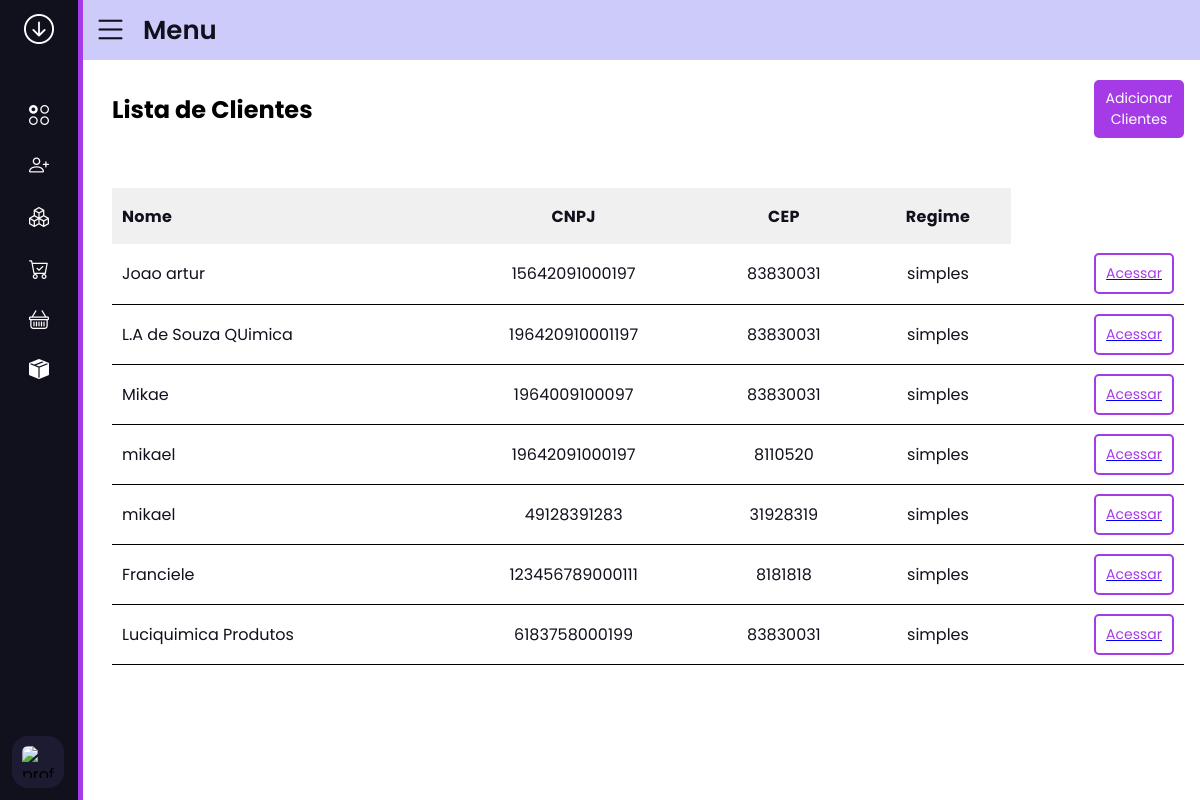
Page /cadastro/clientes/ (signed in) on the earlier database version.
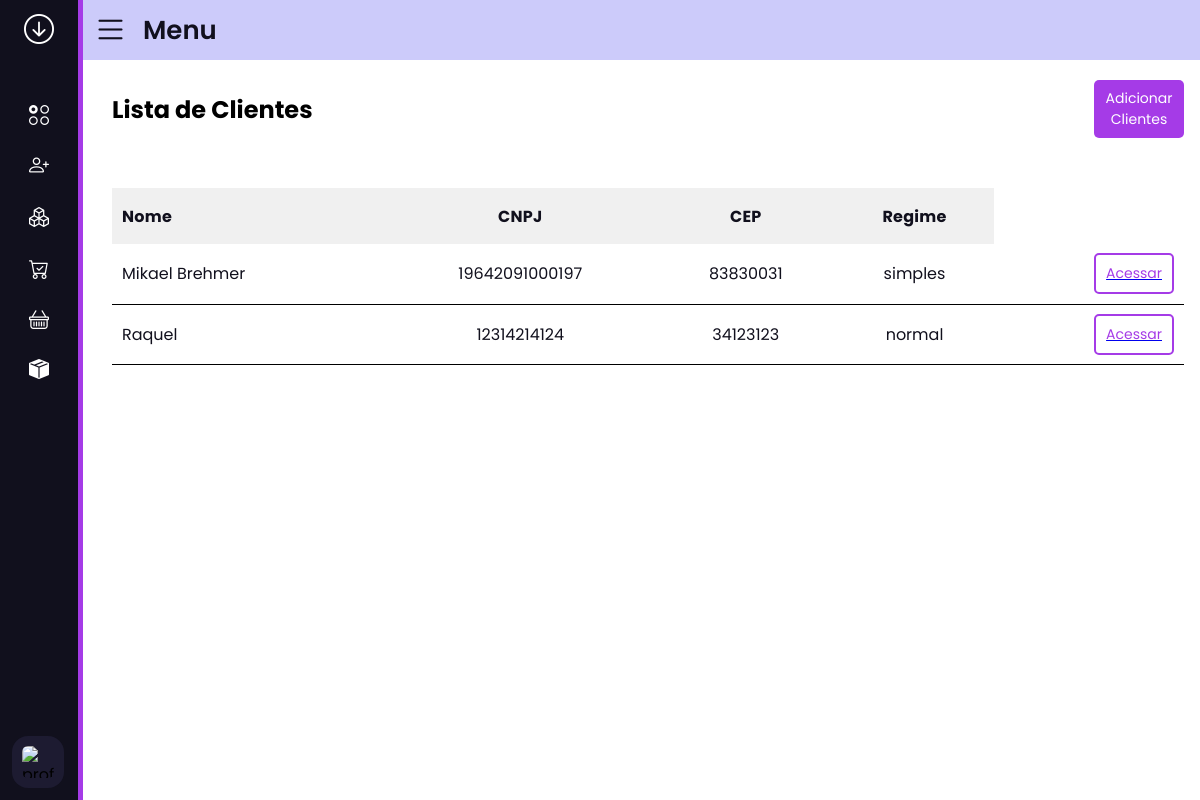
Same page on the later database version.
### cadastros/models.py (models this page shows, shortened)
class Clientes(models.Model):
    REGIME_CHOICES = [
        ('simples', 'Simples'),
        ('normal', 'Normal'),
    ]
    NOTA_CHOICES = [
        ('nota cheia', 'Nota Cheia'),
        ('meia nota', 'Meia Nota'),
        ('1/3 nota', '1/3 Nota'),
        ('70% valor 70% quantidade', '70% Valor 70% Quantidade')
    ]
    name = models.CharField(max_length=40)
    regime = models.CharField(max_length=10, choices=REGIME_CHOICES)
    cnpj = models.CharField(max_length=18) # Altere o tipo de campo conforme necessário
    ie = models.IntegerField()
    cep = models.IntegerField()  # Altere o tipo de campo conforme necessário
    estado = models.CharField(max_length=2)
    cidade = models.CharField(max_length=40)
    rua = models.CharField(max_length=45)
    numero = models.CharField(max_length=10)
    complemento = models.CharField(max_length=50)
    nota_fiscal = models.CharField(max_length=24, choices=NOTA_CHOICES)
    TabelaPreco = models.ForeignKey(TabelaPreco, on_delete=models.PROTECT, null=True, blank=True)
    vendedor = models.ForeignKey(Vendedores, on_delete=models.PROTECT, related_name='vendedor', null=True, blank=True)
    vendedor_2 = models.ForeignKey(Vendedores, on_delete=models.PROTECT, related_name='vendedor_adjunto', null=True,
                                   blank=True)
    Gerente_comercial = models.ForeignKey(Vendedores, on_delete=models.PROTECT, related_name='gerente_comercial',
                                          null=True, blank=True)

### cadastros/views.py (the view)
# urls.py: path('', views.exbicao_cadastros_produtos_lista, {'modulo': 'Produtos'}, name='home_cadastros'),
@login_required
@permission_required('cadastros.view_clientes', raise_exception=True)
def exbicao_cadastros_produtos_lista(request, modulo):
    if modulo == 'Produtos':
        produtos = Products.objects.all()
        return render(request, 'cadastros/exibicao_cadastros.html', {'valores': produtos, 'modulo': modulo,
                                                                     'dicionario': dicionario_produtos})
    elif modulo == 'Clientes':
        clientes = Clientes.objects.all()
        return render(request, 'cadastros/exibicao_cadastros.html', {'valores': clientes, 'modulo': modulo,
                                                                     'dicionario': dicionario_clientes})
    elif modulo == 'Vendedores':
        vendedores = Vendedores.objects.all()
        return render(request, 'cadastros/exibicao_cadastros.html', {'valores': vendedores, 'modulo': modulo,
                                                                     'dicionario': dicionario_vendedeores})

### cadastros/templatetags/custom_filters.py (called while the page is built)
@register.filter
def get_item(obj, key):
    if hasattr(obj, key):
        return getattr(obj, key)
    else:
        return ''

### cadastros/templates/cadastros/exibicao_cadastros.html
{% extends 'side_menu.html' %}
{% load static %}
{% load custom_filters %}
{% block head %}
    <link rel="stylesheet" href="{% static 'cadastros/css/lista_produtos.css' %}">
{% endblock %}
{% block content %}
<div class="titulo-botoes">
    <h2>Lista de {{modulo}}</h2>
    {% if modulo == 'Produtos' %}
    {% elif modulo == 'Clientes' %}
    <a href="/cadastro/cadastrar_novo_cliente/"><button class="adicionar-button">Adicionar {{modulo}}</button></a>
    {% endif %}
</div>
<div class="container-tabela">
    <div class="container">
        <table>
            <thead>
                <tr class="description-tr">
                    <th class="description-name">Nome</th>
                    {% for chave in dicionario %}
                        <th>{{chave}}</th>
                    {% endfor %}
                </tr>
            </thead>
                <tbody>
                    {% for valores in valores %}
                        <tr class="itens-tr">
                            <td class="product_name">{{ valores.name }}</td>
                            {% for chave, valor in dicionario.items %}
                                <td>{{ valores|get_item:valor }}</td>
                            {% endfor %}
                                {% if modulo == 'Produtos' %}
                                    <td class="td-button">
                                        <a href="/cadastro/exibir_cadastro_produto/?id={{valores.id}}"><button class="acessar-button">Acessar</button></a>
                                    </td>
                                </tr>
                                {% elif modulo == 'Clientes' %}
                                    <td class="td-button">
                                        <a href="/cadastro/exibir_cadastro_cliente/?id={{valores.id}}"><button class="acessar-button">Acessar</button></a>
                                    </td>
                                </tr>
                                {% endif %}
                    {% endfor %}
                </tbody>
        </table>
    </div>
</div>
{% endblock content %}

### base_templates/side_menu.html (shortened to what this page needs)
<!DOCTYPE html>
<html lang="en" dir="ltr">
<head>
    {% block head %}{% endblock head %}
    <link rel="stylesheet" href="https://cdn.jsdelivr.net/npm/bootstrap-icons@1.11.3/font/bootstrap-icons.min.css">
</head>
<body>
<div class="sidebar close">
    <div class="logo-details">
        <i class="bi bi-arrow-down-circle"></i>
    </div>
    <ul class="nav-links">
        <li>
            <a href="{% url 'home_dashboard' %}">
                <i class="bi bi-ui-radios-grid"></i>
            </a>
        </li>
        {% if 'cadastros.view_products' in user.get_all_permissions %}
        <li>
            <div class="iocn-link">
                <a href="{% url 'home_cadastros' %}">
                    <i class="bi bi-person-plus"></i>
                </a>
            </div>
        </li>
        {% endif %}
        {% if 'produtos_acabados.view_transferenciaestoquesaidainfo' in user.get_all_permissions %}
        <li>
            <div class="iocn-link">
                <a href="#">
                    <i class="bi bi-boxes"></i>
                </a>
            </div>
        </li>
        {% endif %}
        {% if 'vendas.view_pedido' in user.get_all_permissions %}
        <li>
            <div class="iocn-link">
                <a href="#">
                    <i class="bi bi-cart-check"></i>
                </a>
            </div>
        </li>
        {% endif %}
        {% if 'vendas.view_pedidoseparacao' in user.get_all_permissions %}
        <li>
            <div class="iocn-link">
                <a href="#">
                    <i class="bi bi-basket"></i>
                </a>
            </div>
        </li>
        {% endif %}
        {% if 'estoque.view_estoque' in user.get_all_permissions %}
        <li>
            <div class="iocn-link">
                <a href="{% url 'vendas_home' %}">
                    <i class="bi bi-box-seam-fill"></i>
                </a>
            </div>
        </li>
        {% endif %}
        <li>
            <div class="profile-details">
                <div class="profile-content">
                    <img src="#" alt="profileImg">
                </div>
            </div>
        </li>
    </ul>
</div>
<section class="home-section">
    <div class="home-content">
        <i class="bi bi-list"></i>
        <span class="text">Menu</span>
    </div>
</section>
<main>
{% block content %}{% endblock content %}
</main>
</body>
</html>

### cadastros/static/cadastros/css/lista_produtos.css (style rules this page uses)
.titulo-botoes { display: flex; justify-content: space-between; align-items: center; margin-bottom: 20px; padding-bottom: 30px; }
.titulo-botoes a { text-decoration: none; color: #a53be7; font-size: 16px; }
.adicionar-button { font-size: 14px; max-width: 90px; display: flex; align-items: center; justify-content: center; cursor: pointer; color: white; border: none; border-radius: 5px; background-color: #a53be7; padding: 8px 10px; min-height: 20px; }
.container-tabela { display: flex; justify-content: center; align-items: center; }
.container { width: 100%; color: #11101d; display: flex; justify-content: center; border-radius: 5px; }
.container table { width: 100%; border-collapse: collapse; }
.container table tr th { height: 56px; font-size: 16px; font-weight: 700; letter-spacing: .25px; text-align: center; padding: 0 10px; background-color: rgba(143, 143, 143, 0.13); }
.container table tr .description-name { text-align: left; }
.container table tr.itens-tr td { border-bottom: 1px solid black; padding: 0 10px; text-align: center; }
.container table tr.itens-tr .product_name { text-align: left; }
.container table tr.itens-tr { height: 60px; }
.container table tr td .acessar-button { font-size: 14px; max-width: 90px; margin-left: auto; display: flex; align-items: center; justify-content: center; cursor: pointer; color: #a53be7; border: 2px solid #a53be7; border-radius: 5px; background-color: transparent; padding: 8px 10px; min-height: 20px; }

### base_templates/side_menu.html (style rules this page uses)
* { margin: 0; padding: 0; box-sizing: border-box; font-family: 'Poppins', sans-serif; }
.sidebar { position: fixed; top: 0; left: 0; height: 100%; width: 290px; background: #11101d; z-index: 100; transition: all 0.5s ease; box-shadow: 5px 0px #a53be7; }
.sidebar.close { width: 78px; }
.sidebar .logo-details { height: 60px; width: 100%; display: flex; align-items: center; }
.sidebar .logo-details i { font-size: 30px; color: #fff; height: 50px; min-width: 78px; text-align: center; line-height: 50px; }
.sidebar .nav-links { height: 100%; padding: 30px 0 150px 0; overflow: auto; }
.sidebar.close .nav-links { overflow: visible; }
.sidebar .nav-links li { position: relative; list-style: none; transition: all 0.4s ease; }
.sidebar .nav-links li .iocn-link { display: flex; align-items: center; justify-content: space-between; }
.sidebar.close .nav-links li .iocn-link { display: block }
.sidebar .nav-links li i { height: 50px; min-width: 78px; text-align: center; line-height: 50px; color: #fff; font-size: 20px; cursor: pointer; transition: all 0.3s ease; }
.sidebar .nav-links li a { display: flex; align-items: center; text-decoration: none; }
.sidebar .profile-details { position: fixed; bottom: 0; width: 260px; display: flex; align-items: center; justify-content: space-between; background: #1d1b31; padding: 12px 0; transition: all 0.5s ease; }
.sidebar.close .profile-details { background: none; }
.sidebar.close .profile-details { width: 78px; }
.sidebar .profile-details .profile-content { display: flex; align-items: center; }
.sidebar .profile-details img { height: 52px; width: 52px; object-fit: cover; border-radius: 16px; margin: 0 14px 0 12px; background: #1d1b31; transition: all 0.5s ease; }
.sidebar.close .profile-details img { padding: 10px; }
.home-section { position: relative; height: 10vh; left: 260px; width: calc(100% - 260px); transition: all 0.5s ease; }
.sidebar.close ~ .home-section { left: 78px; width: calc(100% - 78px); }
.home-section .home-content { height: 60px; display: flex; align-items: center; }
.home-section .home-content .bi-list, .home-section .home-content .text { color: #11101d; font-size: 35px; }
.home-section .home-content .bi-list { margin: 0 15px; cursor: pointer; }
.home-section .home-content .text { font-size: 26px; font-weight: 600; }
@media screen and (min-width: 769px) and (max-width: 2000px) { main { padding-left: 14vh; padding-right: 2vh; } }
.home-content { background-color: #cccbfa; }

Differences in the rows shown:
removed Clientes: name "Joao artur", dicionario "15642091000197" "83830031" "simples"
removed Clientes: name "L.A de Souza QUimica", dicionario "196420910001197" "83830031" "simples"
removed Clientes: name "Mikae", dicionario "1964009100097" "83830031" "simples"
removed Clientes: name "mikael", dicionario "19642091000197" "8110520" "simples"
removed Clientes: name "mikael", dicionario "49128391283" "31928319" "simples"
removed Clientes: name "Franciele", dicionario "123456789000111" "8181818" "simples"
removed Clientes: name "Luciquimica Produtos", dicionario "6183758000199" "83830031" "simples"
added Clientes: name "Mikael Brehmer", dicionario "19642091000197" "83830031" "simples"
added Clientes: name "Raquel", dicionario "12314214124" "34123123" "normal"
